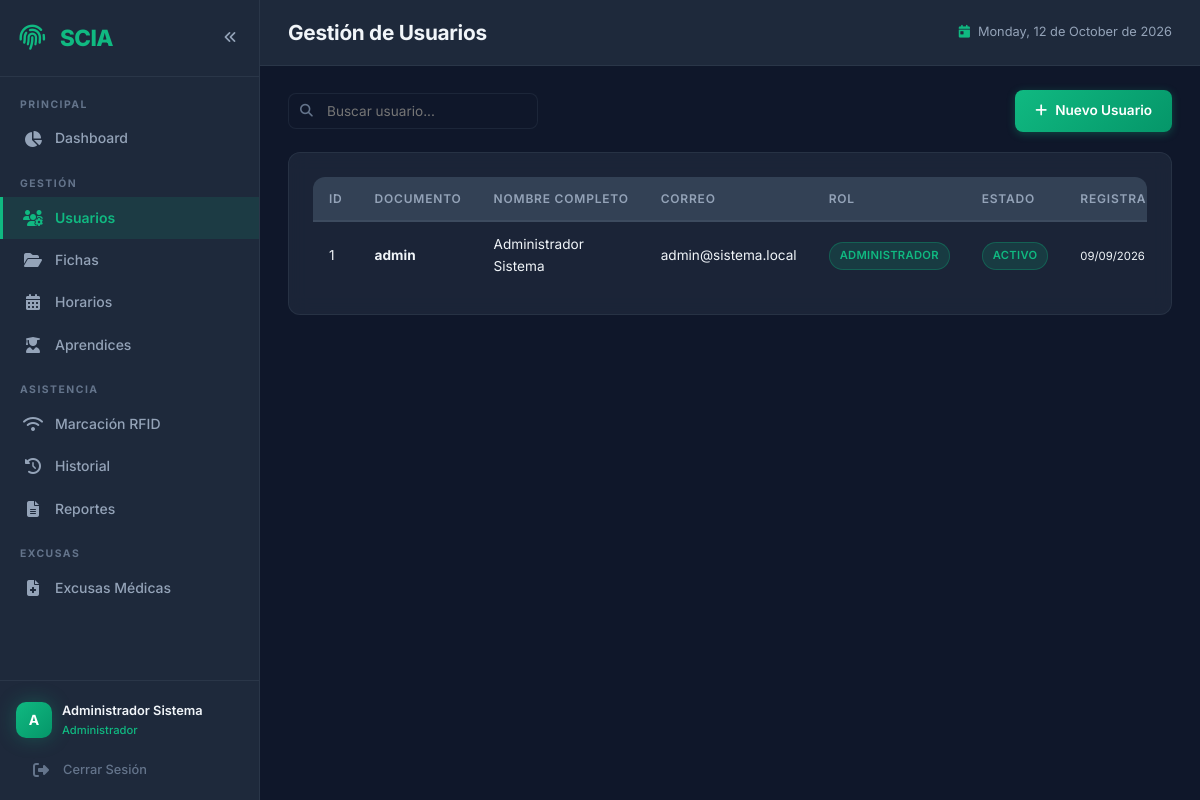
Screenshot of /proyects/segundoCrud/SistemaControlIngresoAprendices-mvc/public/?action=usuarios (signed in) with the database file from the repository.
### tables this page shows
CREATE TABLE IF NOT EXISTS `usuarios` (
    `id_usuario`     INT AUTO_INCREMENT PRIMARY KEY,
    `id_rol`         INT NOT NULL,
    `num_documento`  VARCHAR(20)  NOT NULL,
    `nombre`         VARCHAR(100) NOT NULL,
    `apellido`       VARCHAR(100) NOT NULL,
    `correo`         VARCHAR(150) NOT NULL,
    `password`       VARCHAR(255) NOT NULL,
    `estado`         ENUM('Activo','Inactivo') NOT NULL DEFAULT 'Activo',
    `creado_en`      TIMESTAMP DEFAULT CURRENT_TIMESTAMP,

    UNIQUE KEY `uq_documento` (`num_documento`),
    UNIQUE KEY `uq_correo`    (`correo`),
    INDEX `idx_rol`           (`id_rol`),
    INDEX `idx_estado`        (`estado`),

    CONSTRAINT `fk_usuarios_rol`
        FOREIGN KEY (`id_rol`) REFERENCES `roles`(`id_rol`)
        ON DELETE RESTRICT ON UPDATE CASCADE
);

CREATE TABLE IF NOT EXISTS `roles` (
    `id_rol`  INT AUTO_INCREMENT PRIMARY KEY,
    `nombre`  VARCHAR(30) NOT NULL
);

### controllers/UsuarioController.php (called while the page is built, shortened)
<?php
class UsuarioController {
    private Usuario $model;
    public function __construct(PDO $db) {
        $this->model = new Usuario($db);
    }
    public function index(): void {
        $usuarios = $this->model->getAll();
        $pageTitle = 'Gestión de Usuarios';
        require_once ROOT_PATH . '/views/usuarios/index.php';
    }
}

### helpers/Router.php (called while the page is built, shortened)
<?php
class Router {
    private $db;
    public function __construct(PDO $db) {
        $this->db = $db;
    }
    public function dispatch(): void {
        $action = $_GET['action'] ?? 'dashboard';
        $parts  = explode('/', $action, 2);
        $method        = $parts[1] ?? 'index';
        $method = preg_replace('/[^a-zA-Z0-9_]/', '', $method);
        $controller = new $controllerClass($this->db);
        $controller->$method();
    }
}

### public/index.php (called while the page is built, shortened)
<?php
require_once ROOT_PATH . '/helpers/Auth.php';
require_once ROOT_PATH . '/helpers/Router.php';
$database = Database::getInstance();
$db = $database->getConnection();
$router = new Router($db);
$router->dispatch();

### helpers/Auth.php (called while the page is built, shortened)
<?php
class Auth {
    public static function isLoggedIn(): bool {
        return isset($_SESSION['user_id']);
    }
    public static function isAdmin(): bool {
        return isset($_SESSION['user_rol']) && (int)$_SESSION['user_rol'] === 1;
    }
    public static function isAdminOrInstructor(): bool {
        return self::isAdmin() || self::isInstructor();
    }
    public static function getUserRol(): ?int {
        return isset($_SESSION['user_rol']) ? (int)$_SESSION['user_rol'] : null;
    }
    public static function getUserFullName(): string {
        $nombre   = $_SESSION['user_nombre']   ?? '';
        $apellido = $_SESSION['user_apellido'] ?? '';
        return trim("$nombre $apellido");
    }
}

### models/Usuario.php (called while the page is built, shortened)
<?php
class Usuario {
    private PDO $conn;
    private string $table = 'usuarios';
    public function __construct(PDO $db) {
        $this->conn = $db;
    }
    public function getAll(): array {
        $sql = "SELECT u.*, r.nombre AS nombre_rol
                FROM {$this->table} u
                INNER JOIN roles r ON u.id_rol = r.id_rol
                ORDER BY u.creado_en DESC";
        $stmt = $this->conn->prepare($sql);
        $stmt->execute();
        return $stmt->fetchAll();
    }
}

### views/usuarios/index.php (the view, shortened to what this page needs)
<?php require_once ROOT_PATH . '/views/layouts/header.php'; ?>
<div class="toolbar">
    <div class="toolbar-left">
        <div class="search-box">
            <i class="fas fa-search"></i>
            <input type="text" placeholder="Buscar usuario..." data-search-table="tablaUsuarios">
        </div>
    </div>
    <div class="toolbar-right">
        <a href="<?= BASE_URL ?>?action=usuarios/crear" class="btn btn-primary">
            <i class="fas fa-plus"></i> Nuevo Usuario
        </a>
    </div>
</div>
<div class="card">
    <?php if (!empty($usuarios)): ?>
    <div class="table-wrapper">
        <table class="data-table" id="tablaUsuarios">
            <thead>
                <tr>
                    <th>ID</th>
                    <th>Documento</th>
                    <th>Nombre Completo</th>
                    <th>Correo</th>
                    <th>Rol</th>
                    <th>Estado</th>
                    <th>Registrado</th>
                </tr>
            </thead>
            <tbody>
                <?php foreach ($usuarios as $u): ?>
                <tr>
                    <td><?= $u['id_usuario'] ?></td>
                    <td><strong><?= htmlspecialchars($u['num_documento']) ?></strong></td>
                    <td><?= htmlspecialchars($u['nombre'] . ' ' . $u['apellido']) ?></td>
                    <td><?= htmlspecialchars($u['correo']) ?></td>
                    <td>
                        <span class="badge badge-<?= $u['id_rol'] == 1 ? 'green' : ($u['id_rol'] == 2 ? 'blue' : 'purple') ?>">
                            <?= htmlspecialchars($u['nombre_rol']) ?>
                        </span>
                    </td>
                    <td>
                        <span class="badge badge-<?= strtolower($u['estado']) ?>">
                            <?= $u['estado'] ?>
                        </span>
                    </td>
                    <td><small><?= date('d/m/Y', strtotime($u['creado_en'])) ?></small></td>
                </tr>
                <?php endforeach; ?>
            </tbody>
        </table>
    </div>
    <?php endif; ?>
</div>
<?php require_once ROOT_PATH . '/views/layouts/footer.php'; ?>

### views/layouts/header.php (shortened to what this page needs)
<?php
$currentAction = $_GET['action'] ?? 'dashboard';
?>
<!DOCTYPE html>
<html lang="es">
<head>
    <link rel="stylesheet" href="https://cdnjs.cloudflare.com/ajax/libs/font-awesome/6.5.1/css/all.min.css">
    <link rel="stylesheet" href="<?= BASE_URL ?>assets/css/style.css">
</head>
<body>
<?php if (Auth::isLoggedIn()): ?>
    <aside class="sidebar" id="sidebar">
        <div class="sidebar-header">
            <div class="sidebar-logo">
                <i class="fas fa-fingerprint"></i>
                <span>SCIA</span>
            </div>
            <button class="sidebar-toggle" id="sidebarToggle" title="Colapsar menú">
                <i class="fas fa-angles-left"></i>
            </button>
        </div>
        <nav class="sidebar-nav">
            <div class="nav-section">
                <span class="nav-section-title">Principal</span>
                <a href="<?= BASE_URL ?>?action=dashboard" class="nav-link <?= str_starts_with($currentAction, 'dashboard') ? 'active' : '' ?>">
                    <i class="fas fa-chart-pie"></i>
                    <span>Dashboard</span>
                </a>
            </div>
            <?php if (Auth::isAdminOrInstructor()): ?>
            <div class="nav-section">
                <span class="nav-section-title">Gestión</span>
                <a href="<?= BASE_URL ?>?action=usuarios" class="nav-link <?= str_starts_with($currentAction, 'usuarios') ? 'active' : '' ?>">
                    <i class="fas fa-users-cog"></i>
                    <span>Usuarios</span>
                </a>
                <a href="<?= BASE_URL ?>?action=fichas" class="nav-link <?= str_starts_with($currentAction, 'fichas') ? 'active' : '' ?>">
                    <i class="fas fa-folder-open"></i>
                    <span>Fichas</span>
                </a>
                <a href="<?= BASE_URL ?>?action=horarios" class="nav-link <?= str_starts_with($currentAction, 'horarios') ? 'active' : '' ?>">
                    <i class="fas fa-calendar-alt"></i>
                    <span>Horarios</span>
                </a>
                <a href="<?= BASE_URL ?>?action=aprendices" class="nav-link <?= str_starts_with($currentAction, 'aprendices') ? 'active' : '' ?>">
                    <i class="fas fa-user-graduate"></i>
                    <span>Aprendices</span>
                </a>
            </div>
            <div class="nav-section">
                <span class="nav-section-title">Asistencia</span>
                <a href="<?= BASE_URL ?>?action=asistencia/rfid" class="nav-link <?= $currentAction === 'asistencia/rfid' ? 'active' : '' ?>">
                    <i class="fas fa-wifi"></i>
                    <span>Marcación RFID</span>
                </a>
                <a href="<?= BASE_URL ?>?action=asistencia/historial" class="nav-link <?= $currentAction === 'asistencia/historial' ? 'active' : '' ?>">
                    <i class="fas fa-history"></i>
                    <span>Historial</span>
                </a>
                <a href="<?= BASE_URL ?>?action=reportes" class="nav-link <?= str_starts_with($currentAction, 'reportes') ? 'active' : '' ?>">
                    <i class="fas fa-file-alt"></i>
                    <span>Reportes</span>
                </a>
            </div>
            <?php endif; ?>
            <div class="nav-section">
                <span class="nav-section-title">Excusas</span>
                <a href="<?= BASE_URL ?>?action=excusas" class="nav-link <?= str_starts_with($currentAction, 'excusas') ? 'active' : '' ?>">
                    <i class="fas fa-file-medical"></i>
                    <span>Excusas Médicas</span>
                </a>
            </div>
        </nav>
        <div class="sidebar-footer">
            <div class="user-info">
                <div class="user-avatar">
                    <?= strtoupper(substr($_SESSION['user_nombre'] ?? 'U', 0, 1)) ?>
                </div>
                <div class="user-details">
                    <span class="user-name"><?= htmlspecialchars(Auth::getUserFullName()) ?></span>
                    <span class="user-role">
                        <?php
                        $rolNames = [1 => 'Administrador', 2 => 'Instructor', 3 => 'Aprendiz'];
                        echo $rolNames[Auth::getUserRol()] ?? 'Usuario';
                        ?>
                    </span>
                </div>
            </div>
            <a href="<?= BASE_URL ?>?action=auth/logout" class="nav-link logout-link" title="Cerrar sesión">
                <i class="fas fa-sign-out-alt"></i>
                <span>Cerrar Sesión</span>
            </a>
        </div>
    </aside>
    <main class="main-content" id="mainContent">
        <header class="top-header">
            <div class="header-left">
                <h1 class="page-title"><?= htmlspecialchars($pageTitle ?? 'Dashboard') ?></h1>
            </div>
            <div class="header-right">
                <span class="header-date">
                    <i class="fas fa-calendar-day"></i>
                    <?= strftime('%A, %d de %B de %Y') ?: date('l, d F Y') ?>
                </span>
            </div>
        </header>
        <div class="content-wrapper">
<?php else: ?>
    <div class="auth-layout">
<?php endif; ?>

### views/layouts/footer.php (shortened to what this page needs)
        </div>
<?php if (Auth::isLoggedIn()): ?>
    </main>
<?php else: ?>
    </div>
<?php endif; ?>
</body>
</html>

### rows the page displays
usuarios: id_usuario "1", num_documento "admin", nombre+apellido "Administrador Sistema", correo "admin@sistema.local", id_rol.nombre "ADMINISTRADOR", estado "ACTIVO", creado_en "09/09/2026"

### other values shown
substr($_SESSION['user_nombre'] ?? 'U', 0, 1) "A"
Auth::getUserFullName() "Administrador Sistema"
$rolNames[Auth::getUserRol()] "Administrador"
$pageTitle "Gestión de Usuarios"
